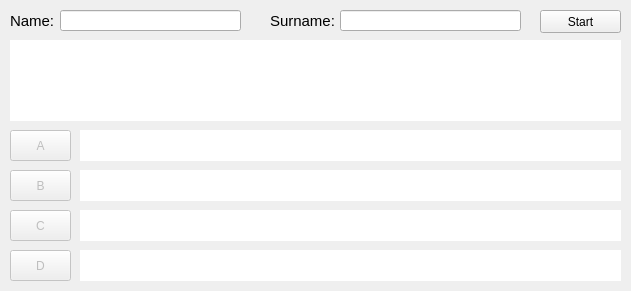
<?xml version="1.0" encoding="UTF-8"?>
<ui version="4.0">
 <class>MainWindow</class>
 <widget class="QMainWindow" name="MainWindow">
  <property name="geometry">
   <rect>
    <x>0</x>
    <y>0</y>
    <width>631</width>
    <height>291</height>
   </rect>
  </property>
  <property name="windowTitle">
   <string>Questions and Answer</string>
  </property>
  <widget class="QWidget" name="centralWidget">
   <widget class="QLineEdit" name="leName">
    <property name="geometry">
     <rect>
      <x>60</x>
      <y>10</y>
      <width>181</width>
      <height>21</height>
     </rect>
    </property>
   </widget>
   <widget class="QLineEdit" name="leSurname">
    <property name="geometry">
     <rect>
      <x>340</x>
      <y>10</y>
      <width>181</width>
      <height>21</height>
     </rect>
    </property>
   </widget>
   <widget class="QLabel" name="label">
    <property name="geometry">
     <rect>
      <x>10</x>
      <y>10</y>
      <width>51</width>
      <height>21</height>
     </rect>
    </property>
    <property name="font">
     <font>
      <pointsize>11</pointsize>
     </font>
    </property>
    <property name="text">
     <string>Name:</string>
    </property>
   </widget>
   <widget class="QLabel" name="label_2">
    <property name="geometry">
     <rect>
      <x>270</x>
      <y>10</y>
      <width>71</width>
      <height>21</height>
     </rect>
    </property>
    <property name="font">
     <font>
      <pointsize>11</pointsize>
     </font>
    </property>
    <property name="text">
     <string>Surname:</string>
    </property>
   </widget>
   <widget class="QPushButton" name="pbStart">
    <property name="geometry">
     <rect>
      <x>540</x>
      <y>10</y>
      <width>81</width>
      <height>23</height>
     </rect>
    </property>
    <property name="text">
     <string>Start</string>
    </property>
   </widget>
   <widget class="QLabel" name="lQuestion">
    <property name="geometry">
     <rect>
      <x>10</x>
      <y>40</y>
      <width>611</width>
      <height>81</height>
     </rect>
    </property>
    <property name="styleSheet">
     <string notr="true">background-color: rgb(255, 255, 255);</string>
    </property>
    <property name="text">
     <string/>
    </property>
   </widget>
   <widget class="QLabel" name="lAnswerA">
    <property name="geometry">
     <rect>
      <x>80</x>
      <y>130</y>
      <width>541</width>
      <height>31</height>
     </rect>
    </property>
    <property name="styleSheet">
     <string notr="true">background-color: rgb(255, 255, 255);</string>
    </property>
    <property name="text">
     <string/>
    </property>
   </widget>
   <widget class="QLabel" name="lAnswerB">
    <property name="geometry">
     <rect>
      <x>80</x>
      <y>170</y>
      <width>541</width>
      <height>31</height>
     </rect>
    </property>
    <property name="styleSheet">
     <string notr="true">background-color: rgb(255, 255, 255);</string>
    </property>
    <property name="text">
     <string/>
    </property>
   </widget>
   <widget class="QLabel" name="lAnswerC">
    <property name="geometry">
     <rect>
      <x>80</x>
      <y>210</y>
      <width>541</width>
      <height>31</height>
     </rect>
    </property>
    <property name="styleSheet">
     <string notr="true">background-color: rgb(255, 255, 255);</string>
    </property>
    <property name="text">
     <string/>
    </property>
   </widget>
   <widget class="QLabel" name="lAnswerD">
    <property name="geometry">
     <rect>
      <x>80</x>
      <y>250</y>
      <width>541</width>
      <height>31</height>
     </rect>
    </property>
    <property name="styleSheet">
     <string notr="true">background-color: rgb(255, 255, 255);</string>
    </property>
    <property name="text">
     <string/>
    </property>
   </widget>
   <widget class="QPushButton" name="pbA">
    <property name="enabled">
     <bool>false</bool>
    </property>
    <property name="geometry">
     <rect>
      <x>10</x>
      <y>130</y>
      <width>61</width>
      <height>31</height>
     </rect>
    </property>
    <property name="text">
     <string>A</string>
    </property>
   </widget>
   <widget class="QPushButton" name="pbB">
    <property name="enabled">
     <bool>false</bool>
    </property>
    <property name="geometry">
     <rect>
      <x>10</x>
      <y>170</y>
      <width>61</width>
      <height>31</height>
     </rect>
    </property>
    <property name="text">
     <string>B</string>
    </property>
   </widget>
   <widget class="QPushButton" name="pbC">
    <property name="enabled">
     <bool>false</bool>
    </property>
    <property name="geometry">
     <rect>
      <x>10</x>
      <y>210</y>
      <width>61</width>
      <height>31</height>
     </rect>
    </property>
    <property name="text">
     <string>C</string>
    </property>
   </widget>
   <widget class="QPushButton" name="pbD">
    <property name="enabled">
     <bool>false</bool>
    </property>
    <property name="geometry">
     <rect>
      <x>10</x>
      <y>250</y>
      <width>61</width>
      <height>31</height>
     </rect>
    </property>
    <property name="text">
     <string>D</string>
    </property>
   </widget>
  </widget>
 </widget>
 <layoutdefault spacing="6" margin="11"/>
 <resources/>
 <connections/>
</ui>
